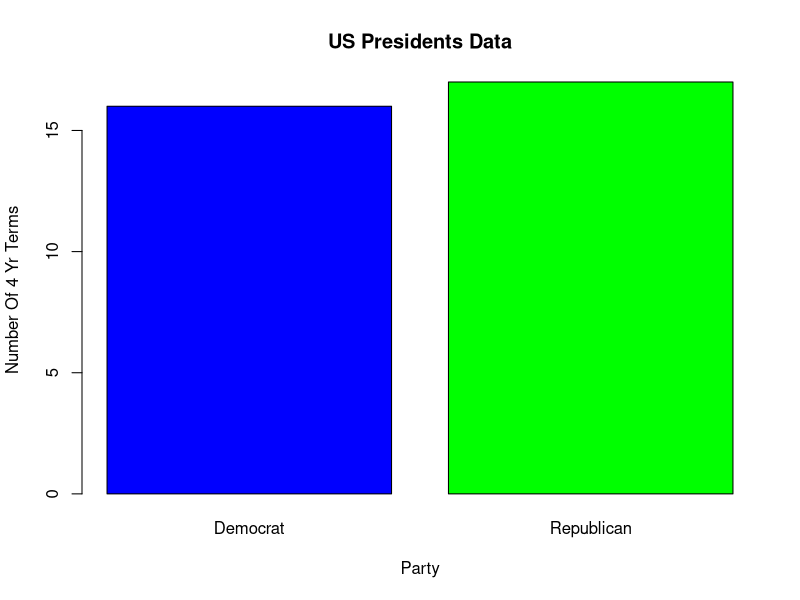
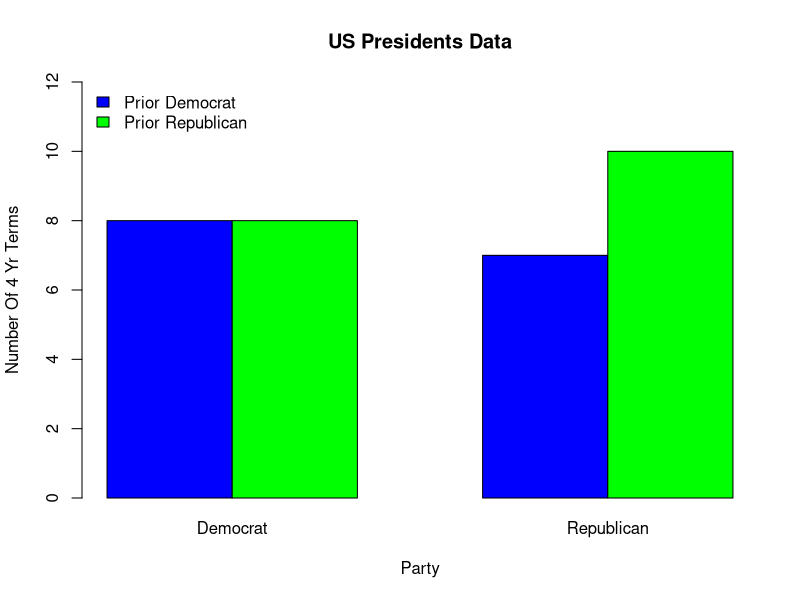
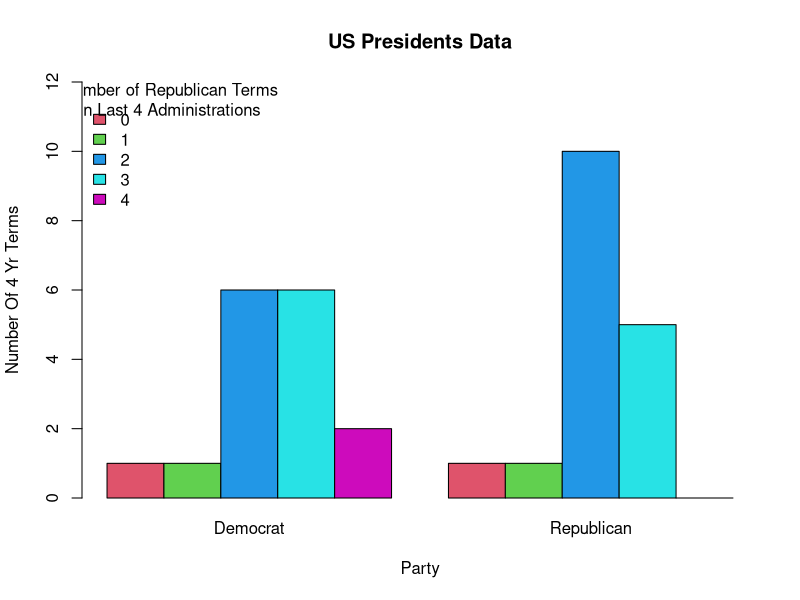
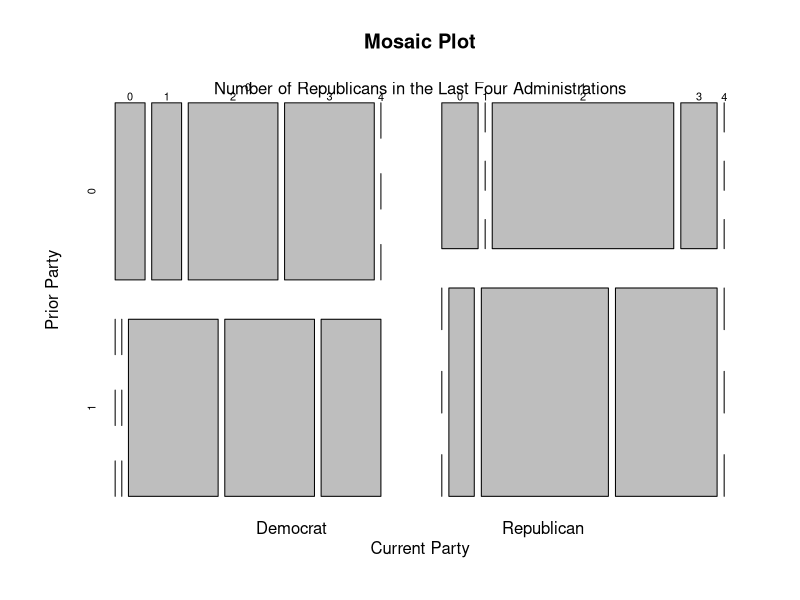
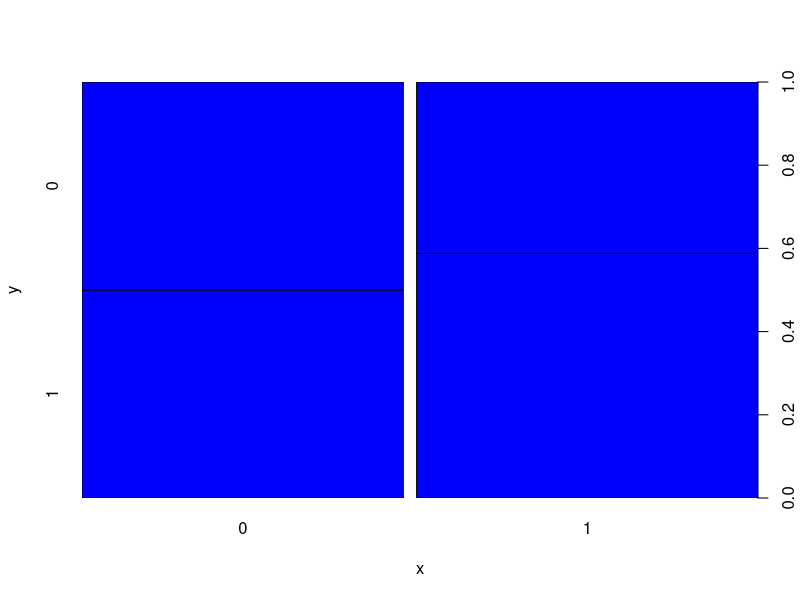
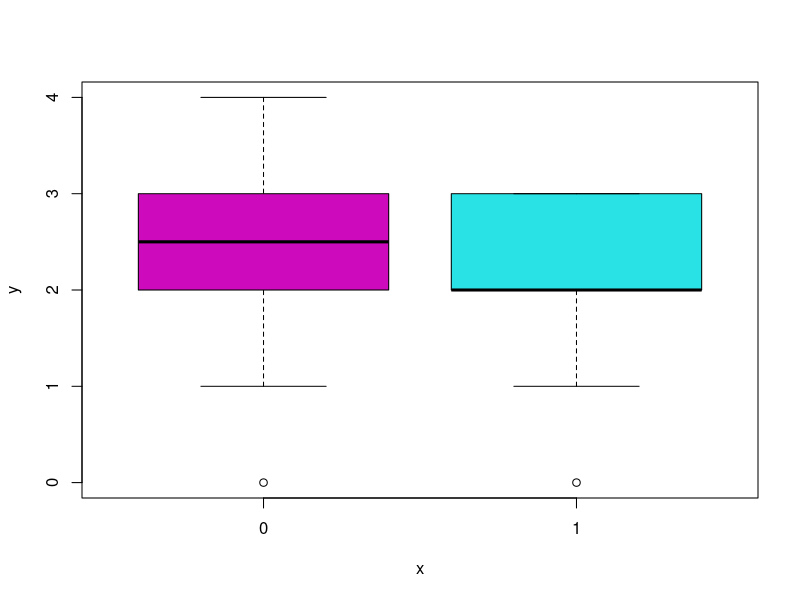
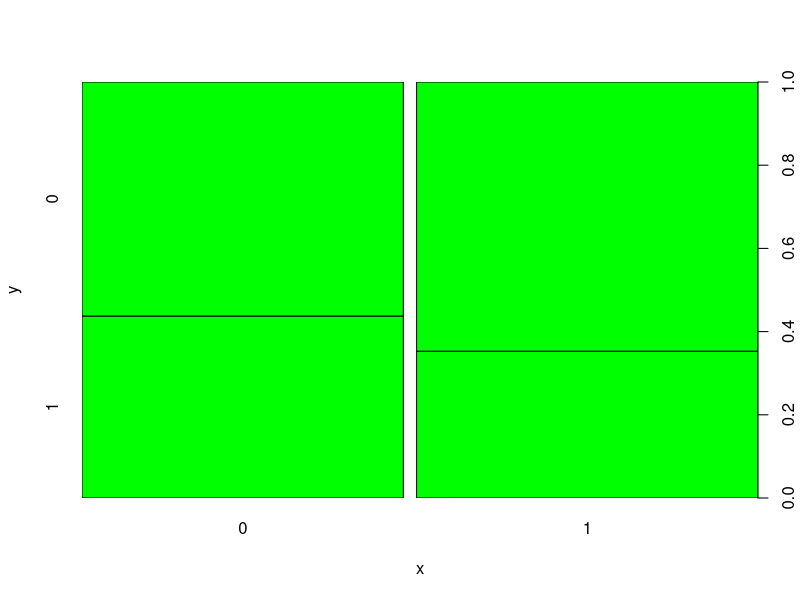
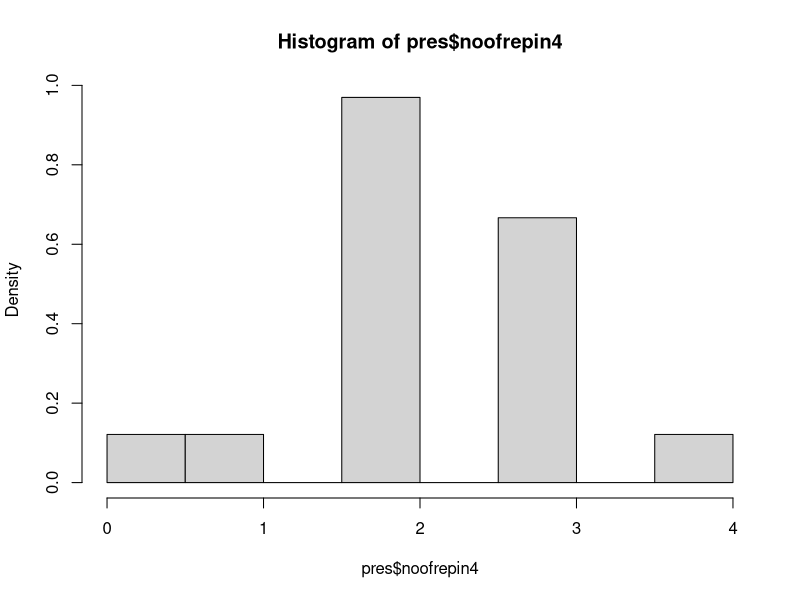

These figures' R source, in order:
presidents = read.csv('Reducedcsv.csv')
pres = presidents

library(car)
library(xtable)

summary(pres)
str(pres)

### party (0 = Democrat, 1 = Republican)
### partybefore (0 = Dem, 1= Rep) This is party of prior administration
### noofrepin4 is number of republican administrations in the
###     preceding 4 administrations
### reelection (0 = new, 1 = reelected)

pres$party = as.factor(pres$party)
pres$partybefore = as.factor(pres$partybefore)
pres$reelection = as.factor(pres$reelection)

sapply(pres,class)

addmargins(xtabs(~party,data=pres))
# Both parties basically even
# party
# 0   1 Sum 
# 16  17  33

# BAR CHART OF DEMOCRAT AND REPUBLICAN TERMS
barplot(table(pres$party),
        xlab="Party",ylab="Number Of 4 Yr Terms",main="US Presidents Data",
        names.arg=c("Democrat","Republican"),
        col= c("blue","green"))

# BAR CHART TO SHOW PARTY IN ADMINISTRATION GIVEN PARTY IN PRIOR ADMIN
barplot(table(pres$partybefore,pres$party),ylim=c(0,12),
        xlab="Party",ylab="Number Of 4 Yr Terms",main="US Presidents Data",
        names.arg=c("Democrat","Republican"),
        beside=T,
        col= c("blue","green"))
legend("topleft",c("Prior Democrat","Prior Republican"),
        bty="n",fill=c("blue","green"))

# BAR CHART TO SHOW PARTY IN ADMIN RELATIVE TO NO OF REPUB IN PRIOR 4 ADMINS
barplot(table(pres$noofrepin4,pres$party),ylim=c(0,12),
        xlab="Party",ylab="Number Of 4 Yr Terms",main="US Presidents Data",
        names.arg=c("Democrat","Republican"),
        beside=T,
        col= c(2,3,4,5,6))
legend(0.5,11.5,c('0','1','2','3','4'),
        bty="n",fill=c(2,3,4,5,6))
text(2.1,11.5,"Number of Republican Terms\nin Last 4 Administrations")

par(mfrow=c(1,1))
proppres=xtabs(~party+partybefore+noofrepin4,data=pres)

# proppres=prop.table(xtabs(~party+partybefore+noofrepin4,data=pres))
mosaicplot(proppres,main="Mosaic Plot",sub="Current Party",
           xlab = "Democrat                                   Republican",
           ylab="Prior Party")
text(.5,1.02,"Number of Republicans in the Last Four Administrations")
addmargins(xtabs(~party+partybefore,data=pres))
addmargins(prop.table(xtabs(~party+partybefore,data=pres)))

# Republicans have a difficult time at winning when a democrat
#     is incumbent but have better than average chance if 
#     Republican incumbent. Democrats its same regardless of
#     incumbent.

#        partybefore
# party    0         1       Sum
# 0     0.2424242 0.2424242 0.4848485
# 1     0.2121212 0.3030303 0.5151515
# Sum   0.4545455 0.5454545 1.0000000
addmargins(xtabs(~party+noofrepin4,data=pres))
addmargins(prop.table(xtabs(~party+noofrepin4,data=pres)))
addmargins(xtabs(~party+reelection,data=pres))
addmargins(prop.table(xtabs(~party+reelection,data=pres)))

plot(pres$party,pres$partybefore,col='blue')
plot(pres$party,pres$noofrepin4,col = pres$noofrepin4+2)
plot(pres$party,pres$reelection,col='green')

hist(pres$noofrepin4,prob=T)

### RUN LOG REGRESSION
logit.presall = glm(party ~ ., family = "binomial",
                         data = pres)

logit.preslessreel = glm(party ~ .-reelection, family = "binomial",
                    data = pres)

# Mc Faddens Pseudo R2 For Saturated Model
1 - logit.presall$deviance/logit.presall$null.deviance
# [1] 0.04845773

# Mc Faddens Pseudo R2 For Saturated Model less Reelection
1 - logit.preslessreel$deviance/logit.preslessreel$null.deviance
# [1] 0.04235546

# Check for outliers. Possible #17 but upon checking ok.
influencePlot(logit.presall)

summary(logit.presall)

# Deviance Residuals: 
#   Min       1Q   Median       3Q      Max  
# -1.5126  -1.0183   0.7401   1.1320   1.4250  

# Coefficients:
#              Estimate Std. Error z value Pr(>|z|)
# (Intercept)    1.1549     1.1024   1.048    0.295
# partybefore1   0.6732     0.7804   0.863    0.388
# noofrepin4    -0.5734     0.4470  -1.283    0.200
# reelection1   -0.3944     0.7486  -0.527    0.598
# 
# (Dispersion parameter for binomial family taken to be 1)
# 
# Null deviance: 45.717  on 32  degrees of freedom
# Residual deviance: 43.502  on 29  degrees of freedom
# AIC: 51.502

summary(logit.preslessreel)
# Deviance Residuals: 
#   Min       1Q   Median       3Q      Max  
# -1.5942  -1.1062   0.7594   1.1839   1.4968  
# 
# Coefficients:
#                Estimate Std. Error z value Pr(>|z|)
# (Intercept)    0.9414     1.0187   0.924    0.355
# partybefore1   0.7102     0.7736   0.918    0.359
# noofrepin4    -0.5556     0.4445  -1.250    0.211
# 
# (Dispersion parameter for binomial family taken to be 1)
# 
# Null deviance: 45.717  on 32  degrees of freedom
# Residual deviance: 43.781  on 30  degrees of freedom
# AIC: 49.781



cbind('Log Odds' = logit.presall$coefficients,
      'Odds' = exp(logit.presall$coefficients))

#               Log Odds      Odds
# (Intercept)   1.1548784 3.1736375
# partybefore1  0.6732431 1.9605854
# noofrepin4   -0.5734475 0.5635791
# reelection1  -0.3943839 0.6740952

# log odds confidence intervals 
confint(logit.presall)

# odds confidence intervals 
exp(confint(logit.presall))

### Compare Full versus Reduced Model
reduced.deviance = logit.preslessreel$deviance
reduced.df = logit.preslessreel$df.residual
full.deviance = logit.presall$deviance
full.df = logit.presall$df.residual

anova(logit.preslessreel, logit.presall, test = "Chisq")
# Conclude that reduced model is OK based on Chi-Squared test

# Model 1: party ~ (partybefore + noofrepin4 + reelection) - reelection
# Model 2: party ~ partybefore + noofrepin4 + reelection
# Resid. Df Resid. Dev Df   Deviance   Pr(>Chi)
# 1        30      43.781                     
# 2        29      43.502  1  0.27898   0.5974

logit.presless2a = glm(party ~ partybefore, family = "binomial",
                         data = pres)

logit.presless2b = glm(party ~noofrepin4 , family = "binomial",
                       data = pres)

reduced2a.deviance = logit.presless2a$deviance
reduced2a.df = logit.presless2a$df.residual

reduced2b.deviance = logit.presless2b$deviance
reduced2b.df = logit.presless2b$df.residual

### Compare model with just partybefore to reduced 2 variable model
anova(logit.presless2a, logit.preslessreel, test = "Chisq")

# Model 1: party ~ partybefore
# Model 2: party ~ (partybefore + noofrepin4 + reelection) - reelection
# Resid. Df Resid. Dev Df Deviance Pr(>Chi)
# 1        31     45.458                     
# 2        30     43.781  1   1.6773   0.1953

### Compare model with just noofrepin4 to reduced 2 variable model
anova(logit.presless2b, logit.preslessreel, test = "Chisq")

# Model 1: party ~ noofrepin4
# Model 2: party ~ (partybefore + noofrepin4 + reelection) - reelection
# Resid. Df Resid. Dev Df Deviance Pr(>Chi)
# 1        31     44.645                     
# 2        30     43.781  1  0.86444   0.3525

# PREDICT USING CURRENT CONDITIONS
newdata = with(pres, data.frame(partybefore = '0',
          noofrepin4 = 2,reelection='0'))
predict(logit.preslessreel, newdata, type = "response")

# CHANCES OF REPUBLICAN PARTY WINNING IS 46%
# 1 
# 0.4576469 
